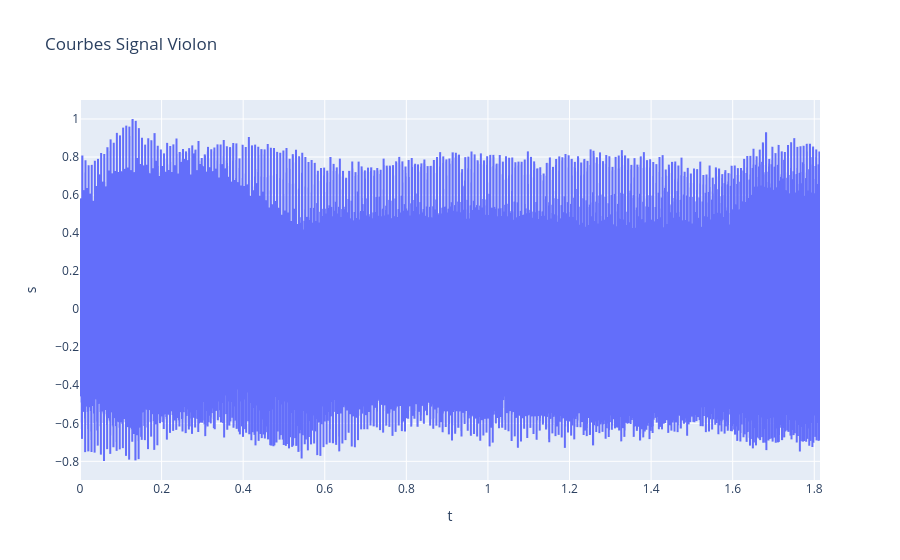

Write notebook code for a chart like this one.
### Code cell
signal_dict3 = np.load('violin_C.npz') # signal_dict est un dictionnaire contenant les données contenues dans le fichier signal.npz
s3 = signal_dict3['s.npy'] # extraction du signal utile
t3 = signal_dict3['t.npy'] # extraction du vecteur temps associé au signal

df3=pd.DataFrame({"t":t3,"s":s3})
figure3=px.line(df3,x="t",y="s",title="Courbes Signal Violon")
figure3.show()

nu3, S3 = san.trans_fourier(s3,t3)
S_Reelle3 = np.real(S3)
S_Imag3 = np.imag(S3)

spectre3=np.sqrt(S_Reelle3**2+S_Imag3**2)**2

df_TF_R3=pd.DataFrame({"nu":nu3,"spectre":spectre3})
figure_TF_R3=px.line(df_TF_R3,x="nu",y="spectre",title="Spectre Signal Violon")
figure_TF_R3.show()

### Figure 1 — Plotly figure (JSON) as saved in the notebook; plotly's stock layout.template omitted (floating-point values rounded to 4 significant figures; data arrays with more than 128 entries replaced by an {"elided": "..."} marker saying what was removed)
{"data": [{"hovertemplate": "t=%{x}<br>s=%{y}<extra></extra>", "legendgroup": "", "line": {"color": "#636efa", "dash": "solid"}, "marker": {"symbol": "circle"}, "mode": "lines", "name": "", "showlegend": false, "type": "scattergl", "x": {"elided": "80000 float values"}, "xaxis": "x", "y": {"elided": "80000 float values"}, "yaxis": "y"}], "layout": {"legend": {"tracegroupgap": 0}, "title": {"text": "Courbes Signal Violon"}, "xaxis": {"anchor": "y", "domain": [0, 1], "title": {"text": "t"}}, "yaxis": {"anchor": "x", "domain": [0, 1], "title": {"text": "s"}}}}
